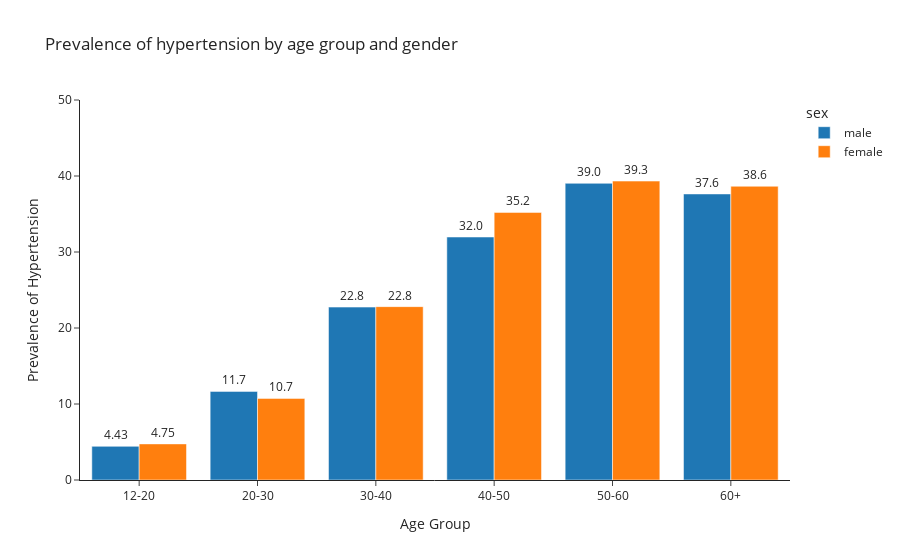

The cell this chart's notebook holds for it:
### Code cell
fig_prev_age_sex = px.bar(prev_age_sex,
                        x = "age_group",
                        y = "Prevalence of Hypertension", 
                  color = "sex",
            barmode = "group",
           # facet_col = "year",
            template="simple_white",
            title = "Prevalence of hypertension by age group and gender",
                   text_auto='.3s'
                       )
fig_prev_age_sex.update_yaxes(title_text = "Prevalence of Hypertension")
fig_prev_age_sex.update_xaxes(title_text = "Age Group")
#fig_prev.update_xaxes(categoryorder = 'array', categoryarray= ['2013','2009','2015','2008','2016', '2012', '2014', '2010', '2011'])
fig_prev_age_sex.update_traces(textfont_size = 12, textangle = 0, textposition = "outside", cliponaxis = False)
fig_prev_age_sex.update_yaxes(range= [0, 50])
fig_prev_age_sex.show()

### Figure 1 — Plotly figure (JSON) as saved in the notebook; plotly's stock layout.template omitted (floating-point values rounded to 4 significant figures)
{"data": [{"alignmentgroup": "True", "cliponaxis": false, "hovertemplate": "sex=male<br>age_group=%{x}<br>Prevalence of Hypertension=%{y}<extra></extra>", "legendgroup": "male", "marker": {"color": "#1F77B4", "pattern": {"shape": ""}}, "name": "male", "offsetgroup": "male", "orientation": "v", "showlegend": true, "textangle": 0, "textfont": {"size": 12}, "textposition": "outside", "texttemplate": "%{y:.3s}", "type": "bar", "x": ["12-20", "20-30", "30-40", "40-50", "50-60", "60+"], "xaxis": "x", "y": [4.43, 11.66, 22.75, 31.97, 39.04, 37.64], "yaxis": "y"}, {"alignmentgroup": "True", "cliponaxis": false, "hovertemplate": "sex=female<br>age_group=%{x}<br>Prevalence of Hypertension=%{y}<extra></extra>", "legendgroup": "female", "marker": {"color": "#FF7F0E", "pattern": {"shape": ""}}, "name": "female", "offsetgroup": "female", "orientation": "v", "showlegend": true, "textangle": 0, "textfont": {"size": 12}, "textposition": "outside", "texttemplate": "%{y:.3s}", "type": "bar", "x": ["12-20", "20-30", "30-40", "40-50", "50-60", "60+"], "xaxis": "x", "y": [4.75, 10.74, 22.81, 35.21, 39.33, 38.65], "yaxis": "y"}], "layout": {"barmode": "group", "legend": {"title": {"text": "sex"}, "tracegroupgap": 0}, "title": {"text": "Prevalence of hypertension by age group and gender"}, "xaxis": {"anchor": "y", "domain": [0, 1], "title": {"text": "Age Group"}}, "yaxis": {"anchor": "x", "domain": [0, 1], "range": [0, 50], "title": {"text": "Prevalence of Hypertension"}}}}
